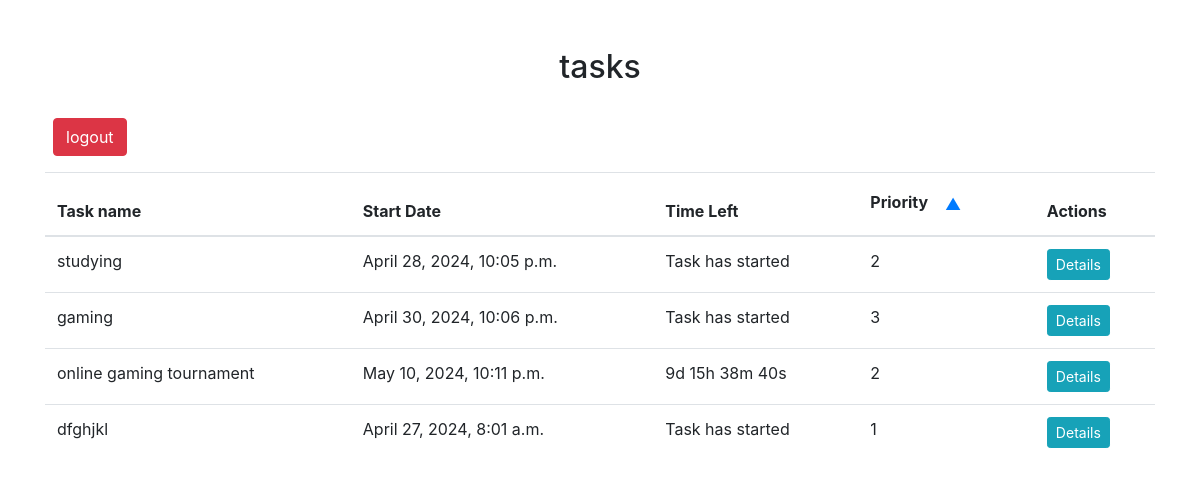
The page /user/ (signed in) on the database its author committed.
### task_management_system_app/models.py (models this page shows)
class Task(models.Model):
    name = models.CharField(max_length=100)
    category = models.ForeignKey(Category, on_delete=models.CASCADE)
    assigned_to = models.ForeignKey(User, on_delete=models.CASCADE, related_name='tasks')
    start_date = models.DateTimeField()
    end_date = models.DateTimeField()
    priority = models.IntegerField(default=1)
    description = models.TextField(default='')
    location = models.CharField(max_length=255, default='')
    organizer = models.CharField(max_length=100, default='')

### task_management_system_app/views.py (the view)
# urls.py: path('user/', views.user_tasks_list, name='user_tasks_list'),
@login_required
def user_tasks_list(request):
    tasks = request.user.tasks.all()
    return render(request, 'task_management_system_app/user_tasks_list.html', {'tasks': tasks})

### task_management_system_app/templates/task_management_system_app/user_tasks_list.html (shortened to what this page needs)
<!DOCTYPE html>
<html lang="en">
<head>
  <link rel="stylesheet" href="https://maxcdn.bootstrapcdn.com/bootstrap/4.5.2/css/bootstrap.min.css" />
</head>
<body>
  <div class="container mt-5">
    <h2 class="text-center">{{ category.name }} tasks</h2>
    <br />
    <div class="mb-3">
      <a href="{% url 'logout' %}" class="btn btn-danger ml-2">logout</a>
    </div>
    <table id="taskTable" class="table">
      <thead>
        <tr>
          <th>Task name</th>
          <th>Start Date</th>
          <th>Time Left</th>
          <th>
            Priority <button class="btn btn-link" onclick="sortByPriority()">&#x25B2;</button>
          </th>
          <th>Actions</th>
        </tr>
      </thead>
      <tbody>
        {% for task in tasks %}
          <tr>
            <td>{{ task.name }}</td>
            <td>{{ task.start_date }}</td>
            <td>
              <div id="countdown_{{ task.id }}" class="countdown-timer"></div>
            </td>
            <td>{{ task.priority }}</td>
            <td>
              <button type="button" class="btn btn-info btn-sm" data-toggle="modal" data-target="#taskModal_{{ task.id }}">Details</button>
            </td>
          </tr>
        {% endfor %}
      </tbody>
    </table>
  </div>
</body>
</html>

### rows shown on the page
Task: name "studying", start_date "April 28, 2024, 10:05 p.m.", priority "2"
Task: name "gaming", start_date "April 30, 2024, 10:06 p.m.", priority "3"
Task: name "online gaming tournament", start_date "May 10, 2024, 10:11 p.m.", priority "2"
Task: name "dfghjkl", start_date "April 27, 2024, 8:01 a.m.", priority "1"
